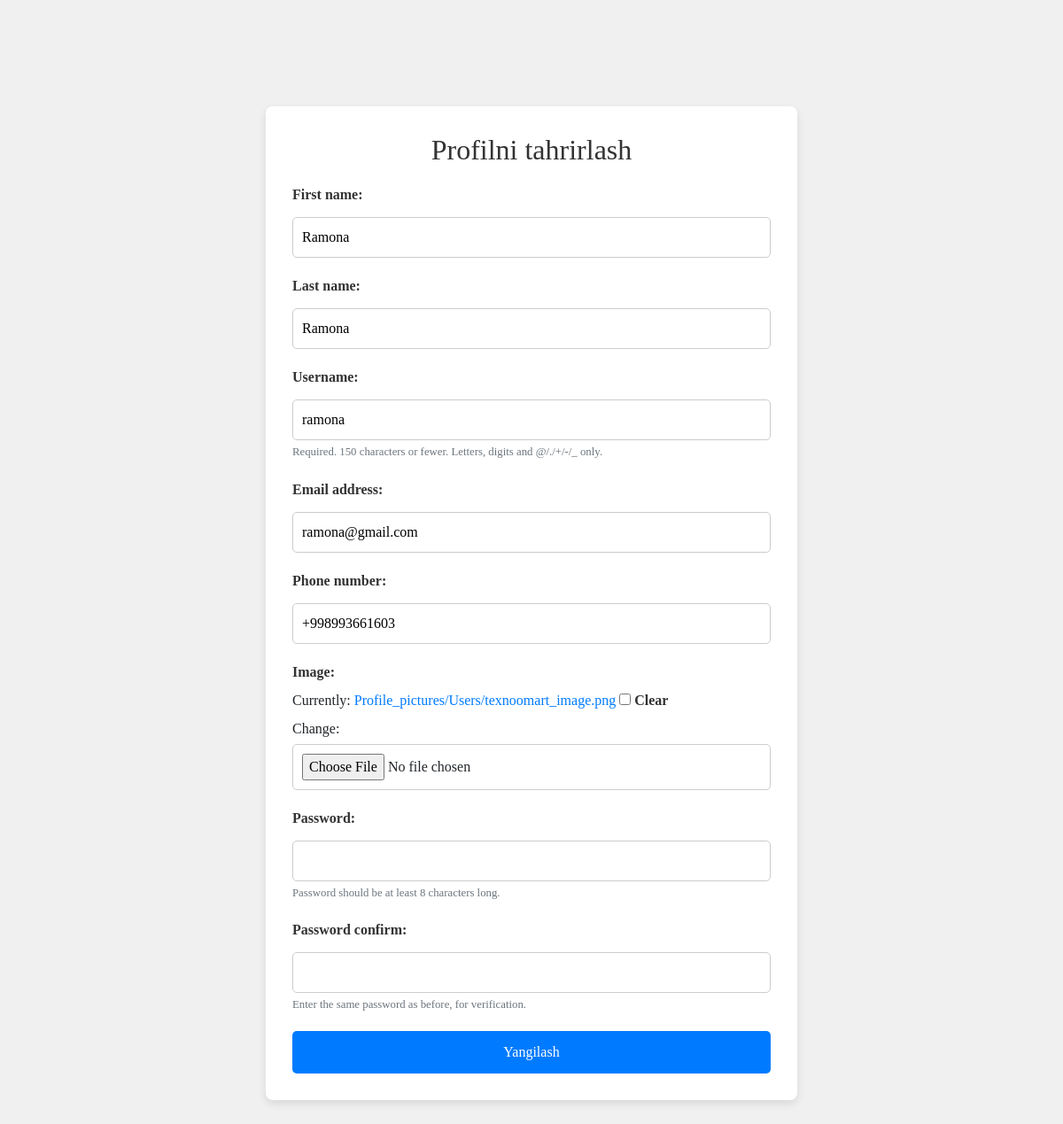
The page /users/profile_update/ (signed in) on the database its author committed.
### Users/models.py (models this page shows, shortened)
class CustomUser(AbstractUser):
    image = models.ImageField(upload_to='Profile_pictures/Users', blank=True, null=True, default='Profile_pictures/default_picture.png')
    phone_number = models.CharField(max_length=15)
    class Meta:
        db_table = 'custom_user'

### Users/views.py (the view, shortened to what this page needs)
# urls.py: path('profile_update/', views.ProfileUpdateView.as_view(), name='profile_update'),
class ProfileUpdateView(LoginRequiredMixin, View):
    login_url = '/login/'
    def get(self, request):
        update_form = ProfileUpdateForm(instance=request.user)
        context = {
            'update_form': update_form
        }
        return render(request, 'Users/profile_update.html', context=context)

### Users/forms.py (shortened to what this page needs)
class ProfileUpdateForm(forms.ModelForm):
    class Meta:
        model = CustomUser
        fields = ['first_name', 'last_name', 'username', 'email', 'phone_number', 'image', 'password', 'password_confirm']
        labels = {
            'first_name': 'Ismingizni kiriting',
            'last_name': 'Familiyangizni kiriting',
            'username': 'Foydalanuvchi nomingizni kiriting',
            'email': 'Emailingizni kiriting',
            'phone_number': 'Telefon raqamingizni kiriting',
            'image': 'Profil rasmi',
            'password': 'Parolni kiriting',
            'password_confirm': 'Parolni tasdiqlang',
        }
    password = forms.CharField(
        min_length=8,
        label='Password',
        widget=forms.PasswordInput,
        help_text="Password should be at least 8 characters long.",
    )
    password2 = forms.CharField(
        min_length=8,
        label='Password confirm',
        widget=forms.PasswordInput,
        help_text='Enter the same password as before, for verification.',
    )
    class Meta:
        model = CustomUser
        fields = ['first_name', 'last_name', 'username', 'email', 'phone_number', 'image']

### Users/templates/Users/profile_update.html (shortened to what this page needs)
<!DOCTYPE html>
<html lang="en">
<head>
    <link rel="stylesheet" href="https://stackpath.bootstrapcdn.com/bootstrap/4.5.2/css/bootstrap.min.css">
</head>
<body>
    <div class="container">
        <h2>Profilni tahrirlash</h2>
        <form method="post" enctype="multipart/form-data">
            {% for field in update_form %}
            <div class="form-group">
                {{ field.label_tag }}
                <div class="au-input au-input--full">{{ field }}</div>
                {% if field.help_text %}
                <small class="form-text text-muted">{{ field.help_text }}</small>
                {% endif %}
            </div>
            {% endfor %}
            <button type="submit">Yangilash</button>
        </form>
    </div>
</body>
</html>

### Users/templates/Users/profile_update.html (style rules this page uses)
body { font-family: 'Times New Roman', serif; background-color: #f0f0f0; padding: 20px; }
.container { max-width: 600px; background-color: #ffffff; padding: 30px; border-radius: 8px; box-shadow: 0px 4px 10px rgba(0, 0, 0, 0.1); margin: 100px auto; }
h2 { text-align: center; color: #333; margin-bottom: 20px; }
.form-group { margin-bottom: 20px; }
.form-group label { font-weight: bold; color: #333; }
.form-group input[type="text"], .form-group input[type="email"], .form-group input[type="password"], .form-group input[type="file"] { width: 100%; padding: 10px; border-radius: 5px; border: 1px solid #ccc; margin-top: 5px; }
.form-group small { color: #6c757d; }
button[type="submit"] { width: 100%; padding: 12px; background-color: #007bff; color: #ffffff; border: none; border-radius: 5px; font-size: 16px; cursor: pointer; transition: background-color 0.3s ease; }

### rows shown on the page
CustomUser: update_form "Ramona" "Ramona" "ramona" "ramona@gmail.com" "+998993661603"

### other values the page prints
{{ field.label_tag }} "First name:" "Last name:" "Username:" "Email address:" "Phone number:" "Image:" "Password:" "Password confirm:"
{{ field.help_text }} "Required. 150 characters or fewer. Letters, digits and @/./+/-/_ only." "Password should be at least 8 characters long." "Enter the same password as before, for verification."
